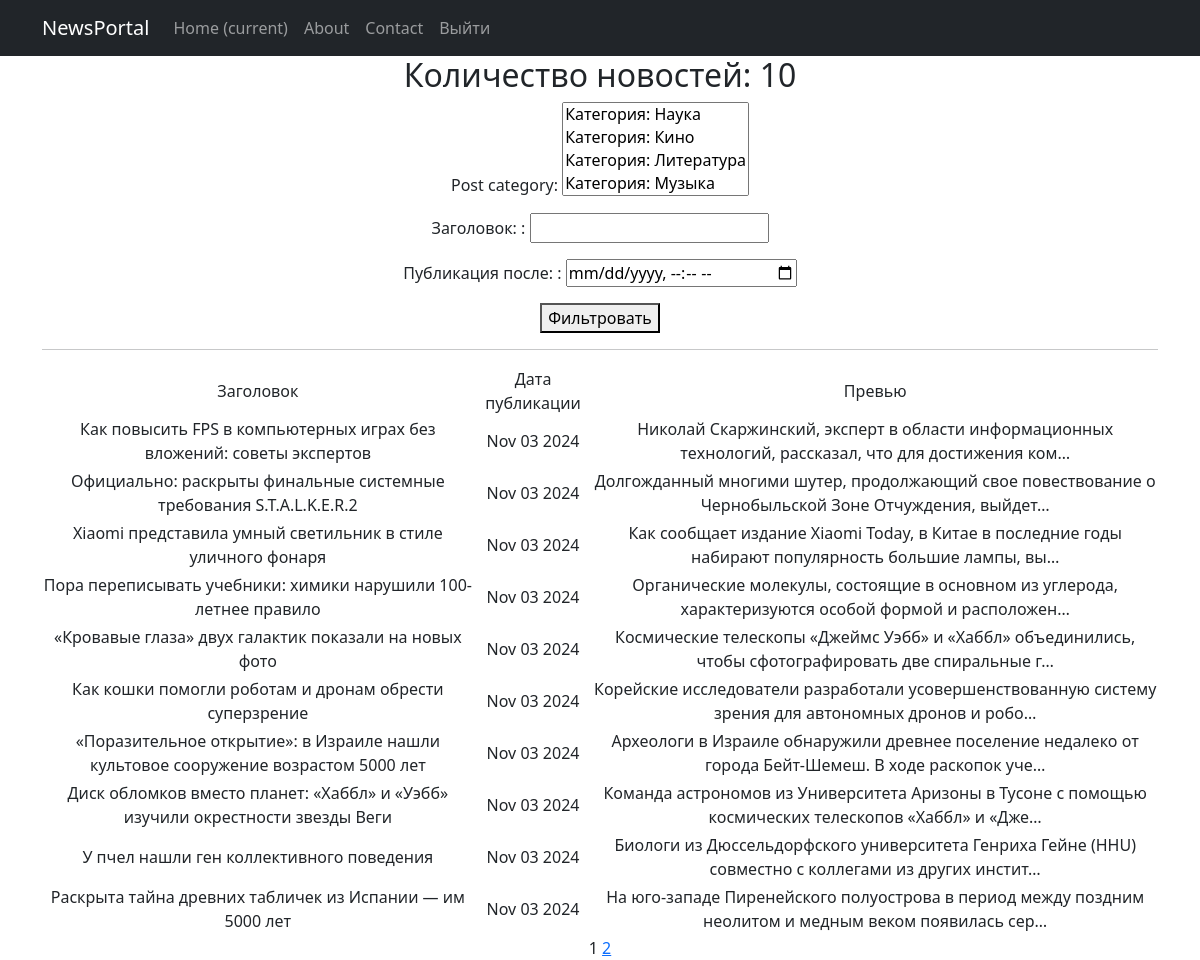
Page /list/ on the committed database.
### portal/models.py (models this page shows, shortened)
class Post(models.Model):
    author = models.ForeignKey(Author, on_delete=models.CASCADE)
    CHOICE = [
        ("NW", "Новость"),
        ("AR", "Статья"),
    ]
    field_choice = models.CharField(max_length=2, choices=CHOICE, default="NW")
    time_in = models.DateTimeField(auto_now_add=True)
    post_category = models.ManyToManyField(Category, through="PostCategory", related_name="category")
    header = models.CharField(max_length=150)
    content = models.TextField()
    rating = models.IntegerField(default=0)
    class Meta:
        verbose_name = "Публикация"
        verbose_name_plural = "Публикации"

### portal/views.py (the view)
# urls.py: path('list/', NewsList.as_view(), name='list_news'),
class NewsList(ListView):
    model = Post
    ordering = '-time_in'
    template_name = 'news.html'
    context_object_name = 'news_list'
    paginate_by = 10
    def get_queryset(self):
        queryset = super().get_queryset()
        self.filterset = NewsFilter(self.request.GET, queryset)
        return self.filterset.qs
    def get_context_data(self, **kwargs):
        context = super().get_context_data(**kwargs)
        context["filterset"] = self.filterset
        return context

### portal/models.py (called while the page is built)
    def __str__(self):
        return f"Категория: {self.name}"

### portal/templates/news.html (shortened to what this page needs)
{% extends 'flatpages/default.html' %}
{% load my_filters %}
{% block navbar %} NewsPortal {% endblock navbar %}
{% block content %}
    <h2>Количество новостей: {{ news_list|length }}</h2>
    <form method="get">
        {{ filterset.form.as_p }}
        <button type="submit">Фильтровать</button>
    </form>
    <hr>
    <table>
        <tr>
            <td>Заголовок</td>
            <td>Дата публикации</td>
            <td>Превью</td>
        </tr>
        {% for news in news_list %}
            <tr>
                <td>{{ news.header }}</td>
                <td>{{ news.time_in | date:'M d Y' }}</td>
                <td> {{ news.content | truncatechars:100 }}</td>
            </tr>
                <td>
                </td>
        {% endfor %}
    </table>
    {{ page_obj.number }}
    {% if page_obj.has_next %}
        <a href="?page={{ page_obj.next_page_number }}">{{ page_obj.next_page_number }}</a>
    {% endif %}
{% endblock content %}

### rows in the picture
Post: header "Как повысить FPS в компьютерных играх без вложений: советы экспертов", time_in "Nov 03 2024", content "Николай Скаржинский, эксперт в области информационных технологий, рассказал, что для достижения ком…"
Post: header "Официально: раскрыты финальные системные требования S.T.A.L.K.E.R.2", time_in "Nov 03 2024", content "Долгожданный многими шутер, продолжающий свое повествование о Чернобыльской Зоне Отчуждения, выйдет…"
Post: header "Xiaomi представила умный светильник в стиле уличного фонаря", time_in "Nov 03 2024", content "Как сообщает издание Xiaomi Today, в Китае в последние годы набирают популярность большие лампы, вы…"
Post: header "Пора переписывать учебники: химики нарушили 100-летнее правило", time_in "Nov 03 2024", content "Органические молекулы, состоящие в основном из углерода, характеризуются особой формой и расположен…"
Post: header "«Кровавые глаза» двух галактик показали на новых фото", time_in "Nov 03 2024", content "Космические телескопы «Джеймс Уэбб» и «Хаббл» объединились, чтобы сфотографировать две спиральные г…"
Post: header "Как кошки помогли роботам и дронам обрести суперзрение", time_in "Nov 03 2024", content "Корейские исследователи разработали усовершенствованную систему зрения для автономных дронов и робо…"
Post: header "«Поразительное открытие»: в Израиле нашли культовое сооружение возрастом 5000 лет", time_in "Nov 03 2024", content "Археологи в Израиле обнаружили древнее поселение недалеко от города Бейт-Шемеш. В ходе раскопок уче…"
Post: header "Диск обломков вместо планет: «Хаббл» и «Уэбб» изучили окрестности звезды Веги", time_in "Nov 03 2024", content "Команда астрономов из Университета Аризоны в Тусоне с помощью космических телескопов «Хаббл» и «Дже…"
Post: header "У пчел нашли ген коллективного поведения", time_in "Nov 03 2024", content "Биологи из Дюссельдорфского университета Генриха Гейне (HHU) совместно с коллегами из других инстит…"
Post: header "Раскрыта тайна древних табличек из Испании — им 5000 лет", time_in "Nov 03 2024", content "На юго-западе Пиренейского полуострова в период между поздним неолитом и медным веком появилась сер…"

### other values in the picture
{{ news_list|length }} "10"
{{ page_obj.number }} "1"
{{ page_obj.next_page_number }} "2"
